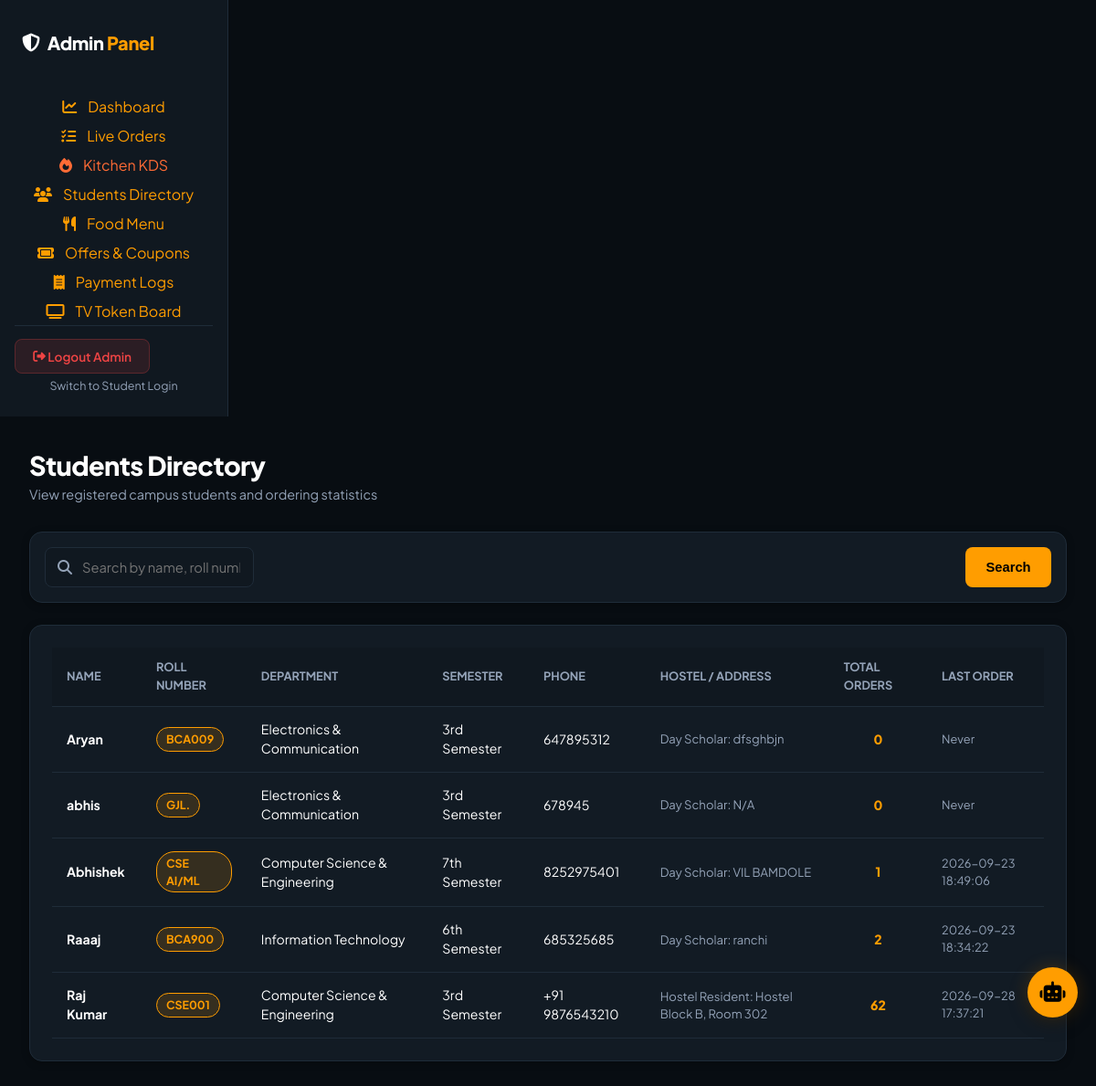
The app's page /admin/students (signed in) with its own data.
### tables this page shows
CREATE TABLE students (
            id INTEGER PRIMARY KEY AUTOINCREMENT,
            name TEXT NOT NULL,
            roll_number TEXT NOT NULL UNIQUE,
            department TEXT,
            semester TEXT,
            phone TEXT,
            student_type TEXT DEFAULT 'Day Scholar',
            address TEXT,
            dietary_pref TEXT DEFAULT 'No Preference',
            created_at TIMESTAMP DEFAULT CURRENT_TIMESTAMP
        , avatar_url TEXT DEFAULT '');

### app.py (the view)
@app.route('/admin/students')
def admin_students():
    if not is_admin_logged_in():
        return redirect(url_for('admin_login'))
    search_query = request.args.get('search', '')
    students = database.get_registered_students(search=search_query)
    return render_template('admin_students.html', students=students, search_query=search_query)

### app.py (called while the page is built)
@app.before_request
def setup_db():
    if not hasattr(app, 'db_initialized'):
        database.init_db()
        app.db_initialized = True

def is_admin_logged_in():
    return session.get('admin_logged_in', False)

### database.py (called while the page is built)
def get_db_connection():
    conn = sqlite3.connect(DB_NAME)
    conn.row_factory = sqlite3.Row
    return conn

def get_registered_students(search=None):
    conn = get_db_connection()
    query = "SELECT s.*, COUNT(o.id) as total_orders, MAX(o.created_at) as last_order FROM students s LEFT JOIN orders o ON s.roll_number = o.roll_number"
    params = []
    if search:
        query += " WHERE s.name LIKE ? OR s.roll_number LIKE ? OR s.department LIKE ?"
        params.extend([f'%{search}%', f'%{search}%', f'%{search}%'])
    query += " GROUP BY s.id ORDER BY s.id DESC"
    students = conn.execute(query, params).fetchall()
    conn.close()
    return [dict(s) for s in students]

### templates/admin_students.html (shortened to what this page needs)
{% extends 'admin_base.html' %}
{% block content %}
<div style="display: flex; align-items: center; justify-content: space-between; margin-bottom: 1.8rem;">
  <div>
    <h1 style="font-size: 1.8rem; font-weight: 800;">Students Directory</h1>
    <p style="color: var(--text-muted); font-size: 0.9rem;">View registered campus students and ordering statistics</p>
  </div>
</div>
<div class="glass-card" style="padding: 1rem; margin-bottom: 1.5rem;">
  <form action="{{ url_for('admin_students') }}" method="GET" style="display: flex; gap: 0.8rem;">
    <div style="position: relative; flex: 1;">
      <i class="fa-solid fa-magnifying-glass" style="position: absolute; left: 14px; top: 50%; transform: translateY(-50%); color: var(--text-muted);"></i>
      <input type="text" name="search" class="form-control" placeholder="Search by name, roll number, or department..." value="{{ search_query }}" style="padding-left: 40px;">
    </div>
    <button type="submit" class="btn-primary">Search</button>
  </form>
</div>
<div class="glass-card" style="padding: 1.5rem;">
  <div class="table-responsive">
    <table class="admin-table">
      <thead>
        <tr>
          <th>Name</th>
          <th>Roll Number</th>
          <th>Department</th>
          <th>Semester</th>
          <th>Phone</th>
          <th>Hostel / Address</th>
          <th>Total Orders</th>
          <th>Last Order</th>
        </tr>
      </thead>
      <tbody>
        {% for student in students %}
        <tr>
          <td style="font-weight: 700;">
            {{ student.name }}
          </td>
          <td>
            <span class="status-pill status-ready" style="font-size: 0.78rem;">{{ student.roll_number }}</span>
          </td>
          <td>{{ student.department or 'N/A' }}</td>
          <td>{{ student.semester or 'N/A' }}</td>
          <td>{{ student.phone or 'N/A' }}</td>
          <td style="font-size: 0.82rem; color: var(--text-muted);">
            {{ student.student_type }}: {{ student.address or 'N/A' }}
          </td>
          <td style="font-weight: 800; color: var(--primary-accent); text-align: center;">
            {{ student.total_orders }}
          </td>
          <td style="font-size: 0.8rem; color: var(--text-muted);">
            {{ student.last_order or 'Never' }}
          </td>
        </tr>
        {% else %}
        <tr>
          <td colspan="8" style="text-align: center; color: var(--text-muted); padding: 2rem;">
            No registered students found.
          </td>
        </tr>
        {% endfor %}
      </tbody>
    </table>
  </div>
</div>
{% endblock %}

### templates/admin_base.html (shortened to what this page needs)
<!DOCTYPE html>
<html lang="en">
<head>
  <link rel="stylesheet" href="https://cdnjs.cloudflare.com/ajax/libs/font-awesome/6.5.1/css/all.min.css">
  <link rel="stylesheet" href="{{ url_for('static', filename='css/style.css') }}">
</head>
<body class="admin-layout">
  <aside class="admin-sidebar">
    <div class="brand-logo" style="margin-bottom: 2rem; padding: 0.5rem;">
      <i class="fa-solid fa-shield-halved"></i>
      <span>Admin <span class="accent">Panel</span></span>
    </div>
    <ul class="nav-links" style="display: flex; flex-direction: column; gap: 0.5rem; width: 100%;">
      <li>
        <a href="{{ url_for('admin_dashboard') }}" class="{% if request.endpoint == 'admin_dashboard' %}active{% endif %}" style="display: flex; align-items: center; gap: 0.75rem; width: 100%;">
          <i class="fa-solid fa-chart-line"></i> Dashboard
        </a>
      </li>
      <li>
        <a href="{{ url_for('admin_orders') }}" class="{% if request.endpoint == 'admin_orders' %}active{% endif %}" style="display: flex; align-items: center; gap: 0.75rem; width: 100%;">
          <i class="fa-solid fa-list-check"></i> Live Orders
        </a>
      </li>
      <li>
        <a href="{{ url_for('kitchen') }}" class="{% if request.endpoint == 'kitchen' %}active{% endif %}" style="display: flex; align-items: center; gap: 0.75rem; width: 100%; color: var(--secondary-accent);">
          <i class="fa-solid fa-fire"></i> Kitchen KDS
        </a>
      </li>
      <li>
        <a href="{{ url_for('admin_students') }}" class="{% if request.endpoint == 'admin_students' %}active{% endif %}" style="display: flex; align-items: center; gap: 0.75rem; width: 100%;">
          <i class="fa-solid fa-users"></i> Students Directory
        </a>
      </li>
      <li>
        <a href="{{ url_for('admin_menu') }}" class="{% if request.endpoint == 'admin_menu' %}active{% endif %}" style="display: flex; align-items: center; gap: 0.75rem; width: 100%;">
          <i class="fa-solid fa-utensils"></i> Food Menu
        </a>
      </li>
      <li>
        <a href="{{ url_for('admin_offers') }}" class="{% if request.endpoint == 'admin_offers' %}active{% endif %}" style="display: flex; align-items: center; gap: 0.75rem; width: 100%;">
          <i class="fa-solid fa-ticket"></i> Offers & Coupons
        </a>
      </li>
      <li>
        <a href="{{ url_for('admin_payments') }}" class="{% if request.endpoint == 'admin_payments' %}active{% endif %}" style="display: flex; align-items: center; gap: 0.75rem; width: 100%;">
          <i class="fa-solid fa-receipt"></i> Payment Logs
        </a>
      </li>
      <li>
        <a href="{{ url_for('live_counter') }}" target="_blank" style="display: flex; align-items: center; gap: 0.75rem; width: 100%; color: var(--primary-accent);">
          <i class="fa-solid fa-tv"></i> TV Token Board
        </a>
      </li>
    </ul>
    <div style="margin-top: auto; padding-top: 1.25rem; border-top: 1px solid var(--card-border);">
      <a href="{{ url_for('admin_logout') }}" class="btn-danger" style="width: 100%; font-size: 0.85rem;">
        <i class="fa-solid fa-right-from-bracket"></i> Logout Admin
      </a>
      <a href="{{ url_for('login') }}" style="display: block; text-align: center; font-size: 0.78rem; color: var(--text-muted); margin-top: 0.75rem;">
        Switch to Student Login
      </a>
    </div>
  </aside>
  <main class="admin-main">
    {% block content %}{% endblock %}
  </main>
</body>
</html>

### static/css/style.css (style rules this page uses)
:root { --bg-main: #080D12; --bg-secondary: #101820; --card-bg: #121B24; --card-elevated: #17212B; --card-border: #1F2C39; --card-border-hover: #2E3E50; --primary-accent: #FF9D00; --secondary-accent: #FF6B35; --success: #22C55E; --danger: #EF4444; --info: #3B82F6; --warning: #F59E0B; --text-primary: #FFFFFF; --text-muted: #94A3B8; --font-family: 'Plus Jakarta Sans', -apple-system, BlinkMacSystemFont, 'Segoe UI', Roboto, sans-serif; --radius-sm: 8px; --radius-md: 14px; --radius-lg: 20px; --shadow-sm: 0 2px 8px rgba(0, 0, 0, 0.25); --shadow-md: 0 6px 20px rgba(0, 0, 0, 0.4); --shadow-glow: 0 0 20px rgba(255, 157, 0, 0.2); }
* { box-sizing: border-box; margin: 0; padding: 0; }
body { font-family: var(--font-family); background-color: var(--bg-main); color: var(--text-primary); min-height: 100vh; display: flex; flex-direction: column; overflow-x: hidden; line-height: 1.5; -webkit-font-smoothing: antialiased; transition: background-color 0.25s ease, color 0.25s ease; position: relative; }
a { color: var(--primary-accent); text-decoration: none; transition: color 0.2s ease; }
h1, h2, h3, h4, h5, h6 { color: var(--text-primary); font-weight: 700; letter-spacing: -0.02em; }
.glass-card, .solid-card { background: var(--card-bg); border: 1px solid var(--card-border); border-radius: var(--radius-md); box-shadow: var(--shadow-sm); transition: transform 0.2s ease, border-color 0.2s ease, box-shadow 0.2s ease; }
.brand-logo { display: flex; align-items: center; gap: 0.5rem; font-size: 1.25rem; font-weight: 900; color: var(--text-primary); text-decoration: none; letter-spacing: -0.3px; }
.brand-logo span.accent { color: var(--primary-accent); }
.nav-links { display: flex; align-items: center; gap: 0.35rem; list-style: none; flex-shrink: 1; flex-wrap: nowrap; overflow-x: auto; scrollbar-width: none; -ms-overflow-style: none; padding: 0.2rem 0; margin: 0; }
.btn-primary { background: var(--primary-accent); color: #000000; font-weight: 700; font-size: 0.92rem; padding: 0.7rem 1.4rem; border: none; border-radius: var(--radius-sm); cursor: pointer; display: inline-flex; align-items: center; justify-content: center; gap: 0.5rem; transition: all 0.2s ease; }
.btn-danger { background: rgba(239, 68, 68, 0.12); color: var(--danger); border: 1px solid rgba(239, 68, 68, 0.25); padding: 0.6rem 1.2rem; border-radius: var(--radius-sm); cursor: pointer; font-weight: 600; transition: all 0.2s ease; }
.form-control { background: var(--bg-secondary); border: 1px solid var(--card-border); color: var(--text-primary); padding: 0.75rem 0.9rem; border-radius: var(--radius-sm); font-family: var(--font-family); font-size: 0.92rem; outline: none; transition: border-color 0.2s ease; }
.status-pill { padding: 3px 10px; border-radius: 20px; font-size: 0.75rem; font-weight: 700; display: inline-flex; align-items: center; gap: 5px; }
.status-ready { background: rgba(255, 157, 0, 0.15); color: var(--primary-accent); border: 1px solid var(--primary-accent); }
.admin-layout { display: flex; min-height: 100vh; }
.admin-sidebar { width: 250px; background: var(--bg-secondary); border-right: 1px solid var(--card-border); padding: 1.5rem 1rem; display: flex; flex-direction: column; }
.admin-main { flex: 1; padding: 2rem; overflow-y: auto; }
.table-responsive { width: 100%; overflow-x: auto; }
.admin-table { width: 100%; border-collapse: collapse; }
.admin-table th { padding: 0.8rem 1rem; font-size: 0.8rem; font-weight: 700; color: var(--text-muted); text-transform: uppercase; text-align: left; border-bottom: 1px solid var(--card-border); background: var(--bg-secondary); }
.admin-table td { padding: 0.9rem 1rem; background: var(--card-bg); border-bottom: 1px solid var(--card-border); font-size: 0.88rem; }

### records on screen
students: name "Aryan", roll_number "BCA009", department "Electronics & Communication", semester "3rd Semester", phone "647895312", student_type "Day Scholar", address "dfsghbjn", total_orders "0", last_order "Never"
students: name "abhis", roll_number "GJL.", department "Electronics & Communication", semester "3rd Semester", phone "678945", student_type "Day Scholar", address "N/A", total_orders "0", last_order "Never"
students: name "Abhishek", roll_number "CSE AI/ML", department "Computer Science & Engineering", semester "7th Semester", phone "8252975401", student_type "Day Scholar", address "VIL BAMDOLE", total_orders "1", last_order "2026-09-23 18:49:06"
students: name "Raaaj", roll_number "BCA900", department "Information Technology", semester "6th Semester", phone "685325685", student_type "Day Scholar", address "ranchi", total_orders "2", last_order "2026-09-23 18:34:22"
students: name "Raj Kumar", roll_number "CSE001", department "Computer Science & Engineering", semester "3rd Semester", phone "+91 9876543210", student_type "Hostel Resident", address "Hostel Block B, Room 302", total_orders "62", last_order "2026-09-28 17:37:21"
